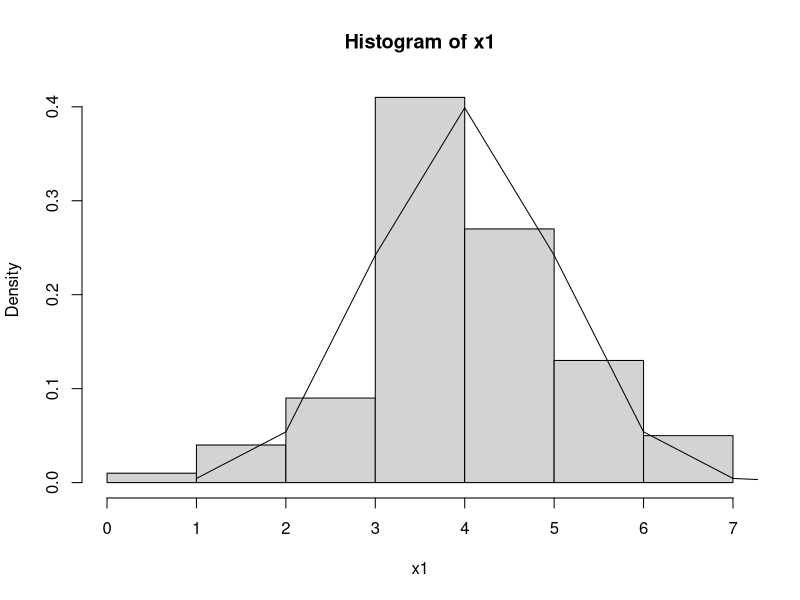
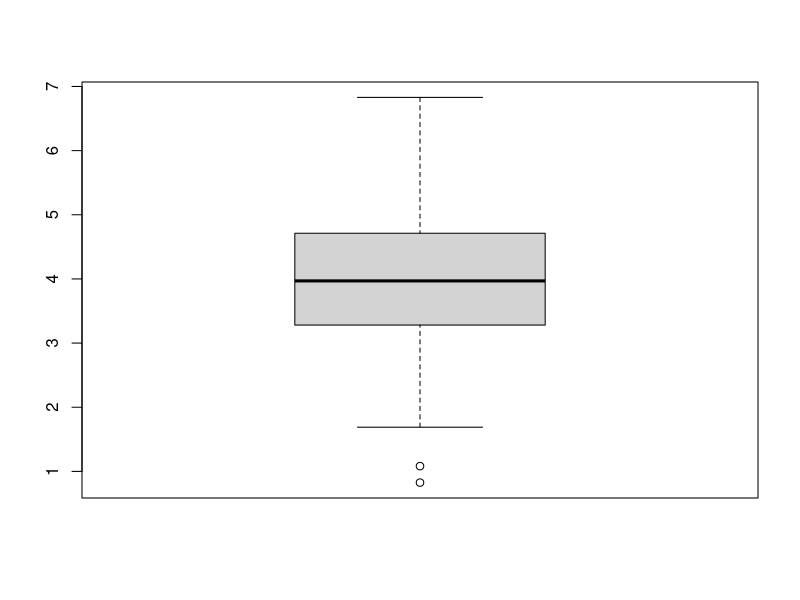
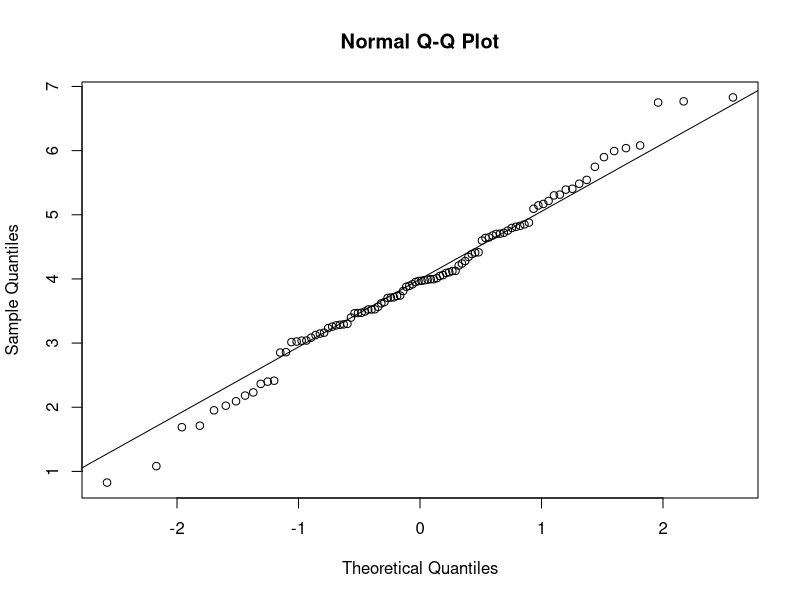
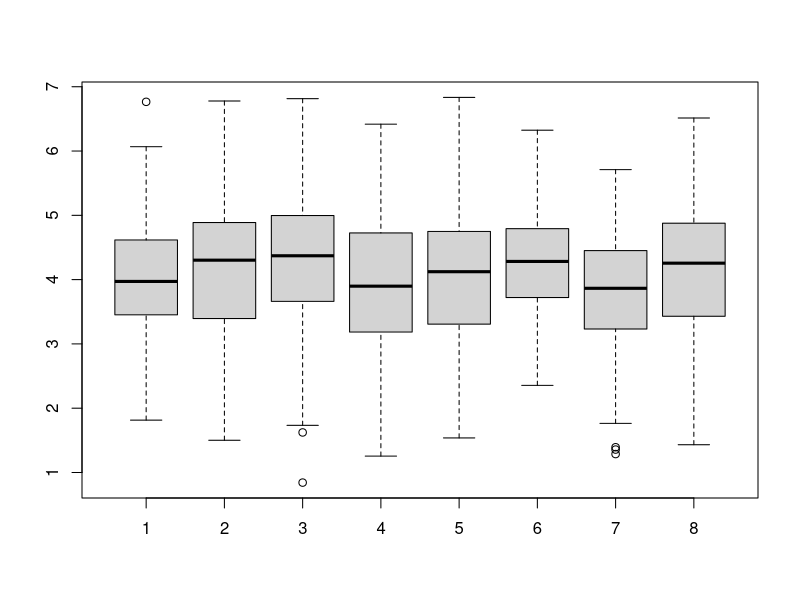
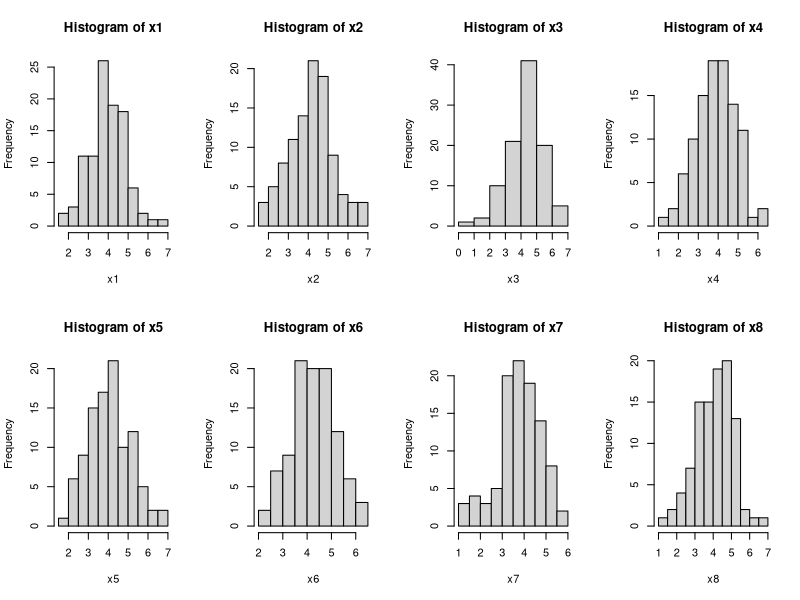
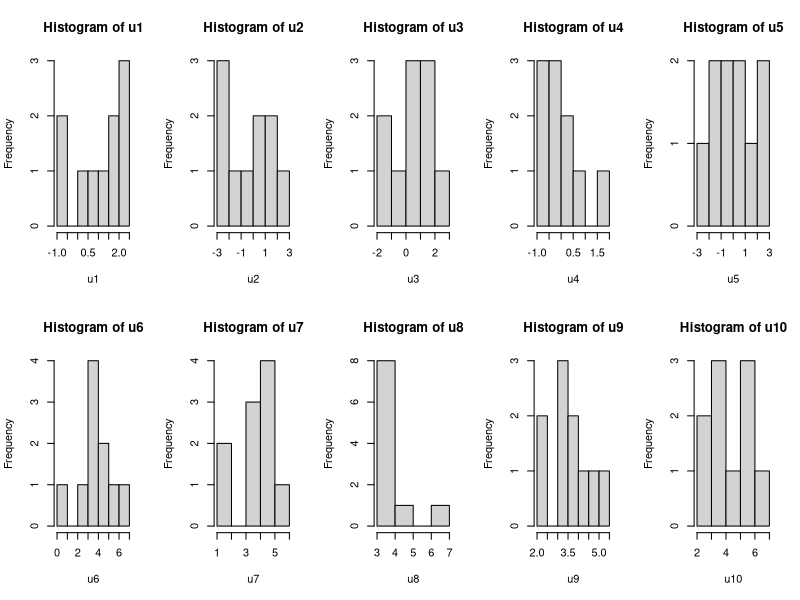
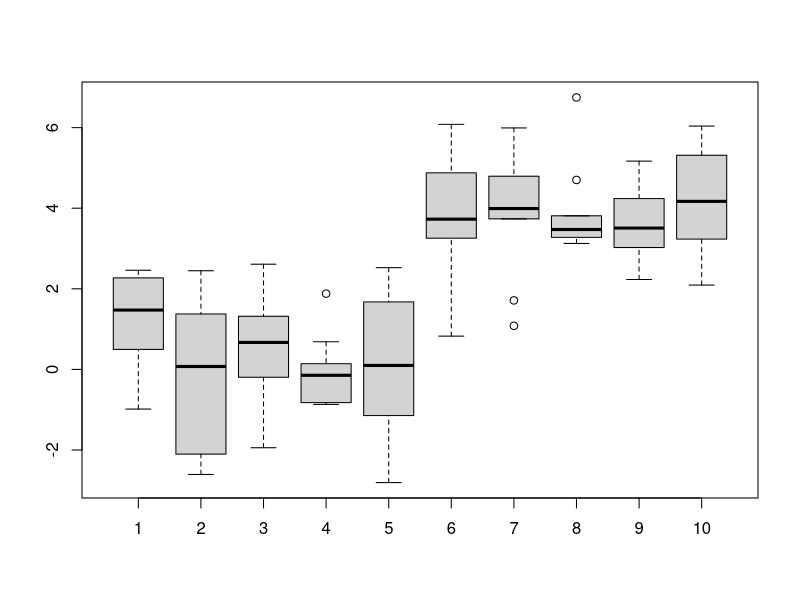
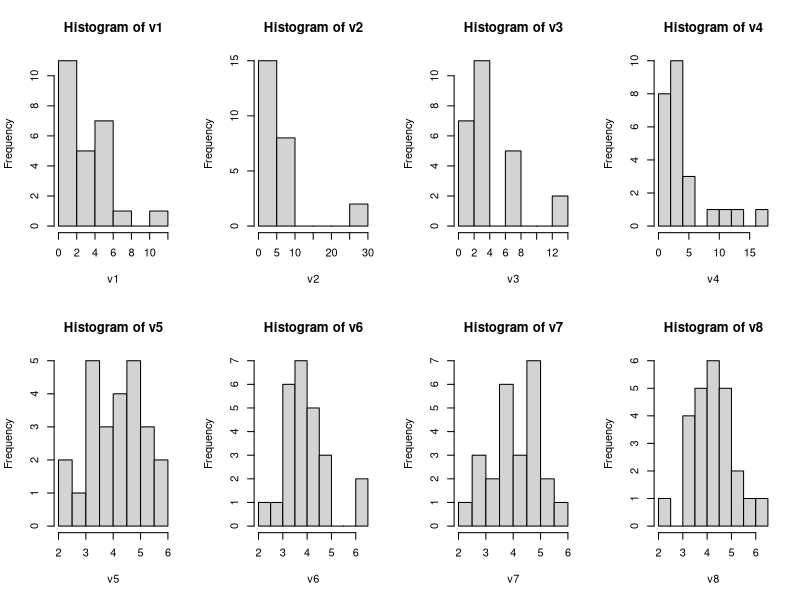

Write the R code that produced these figures, in order.
## ---- chunk 1
knitr::opts_chunk$set(echo = TRUE)
## ---- chunk 2
set.seed(20011203) # fyll i ditt egna födelsedatum. Om ni jobbar i par, välj den enas.
x1 <- rnorm(100, 4, 1)
## ---- chunk 3
hist(x1, prob = TRUE)
x <- seq(from = 1, to = 100, length.out = 100)
lines(x, dnorm(x, 4, 1))
## ---- chunk 4
# Boxplot: https://en.wikipedia.org/wiki/Box_plot
boxplot(x1)
## ---- chunk 5
# Normalfördelningsplot (Q-Q plot): https://en.wikipedia.org/wiki/Q%E2%80%93Q_plot
qqnorm(x1)
qqline(x1)
## ---- chunk 6
set.seed(19880210) # fyll i ditt egna födelsedatum. Om ni jobbar i par, välj den enas.
x1 <- rnorm(100, 4, 1) # kommer att bli samma stickprov som ovan då vi har samma värde i set.seed
x2 <- rnorm(100, 4, 1) # detta blir ett stickprov annorlunda från x1, likaså de nedan
x3 <- rnorm(100, 4, 1)
x4 <- rnorm(100, 4, 1)
x5 <- rnorm(100, 4, 1)
x6 <- rnorm(100, 4, 1)
x7 <- rnorm(100, 4, 1)
x8 <- rnorm(100, 4, 1)
# osv (fyll i resten själv)
## ---- chunk 7
boxplot(x1, x2, x3, x4, x5, x6, x7, x8)
## ---- chunk 8
old_par <- par(mfrow = c(2, 4)) # 2 rader, 4 kolonner
hist(x1)
hist(x2)
hist(x3)
hist(x4)
hist(x5)
hist(x6)
hist(x7)
hist(x8)
# osv (fyll i resten själv)
par(old_par) # säg åt R att sluta förvänta sig fler plottar till samma fönster
## ---- chunk 9
set.seed(20011203)

a = -4 * 3^{1/2}+4
b = 4 * 3^{1/2}-4

u1 <- runif(10, a, b)
u2 <- runif(10, a, b)
u3 <- runif(10, a, b)
u4 <- runif(10, a, b)
u5 <- runif(10, a, b)
u6 <- rnorm(10, 4, 1)
u7 <- rnorm(10, 4, 1)
u8 <- rnorm(10, 4, 1)
u9 <- rnorm(10, 4, 1)
u10 <- rnorm(10, 4, 1)

old_par <- par(mfrow = c(2, 5)) # 2 rader, 4 kolonner
hist(u1)
hist(u2)
hist(u3)
hist(u4)
hist(u5)
hist(u6)
hist(u7)
hist(u8)
hist(u9)
hist(u10)
par(old_par) # säg åt R att sluta förvänta sig fler plottar till samma fönster
## ---- chunk 10
boxplot(u1, u2, u3, u4, u5, u6, u7, u8, u9, u10)
## ---- chunk 11
set.seed(20011203)

v1 <- rexp(25, 1/4)
v2 <- rexp(25, 1/4)
v3 <- rexp(25, 1/4)
v4 <- rexp(25, 1/4)
v5 <- rnorm(25, 4, 1)
v6 <- rnorm(25, 4, 1)
v7 <- rnorm(25, 4, 1)
v8 <- rnorm(25, 4, 1)

old_par <- par(mfrow = c(2, 4)) # 2 rader, 4 kolonner
hist(v1)
hist(v2)
hist(v3)
hist(v4)
hist(v5)
hist(v6)
hist(v7)
hist(v8)
par(old_par) # säg åt R att sluta förvänta sig fler plottar till samma fönster
## ---- chunk 12
boxplot(v1, v2, v3, v4, v5, v6, v7, v8)
